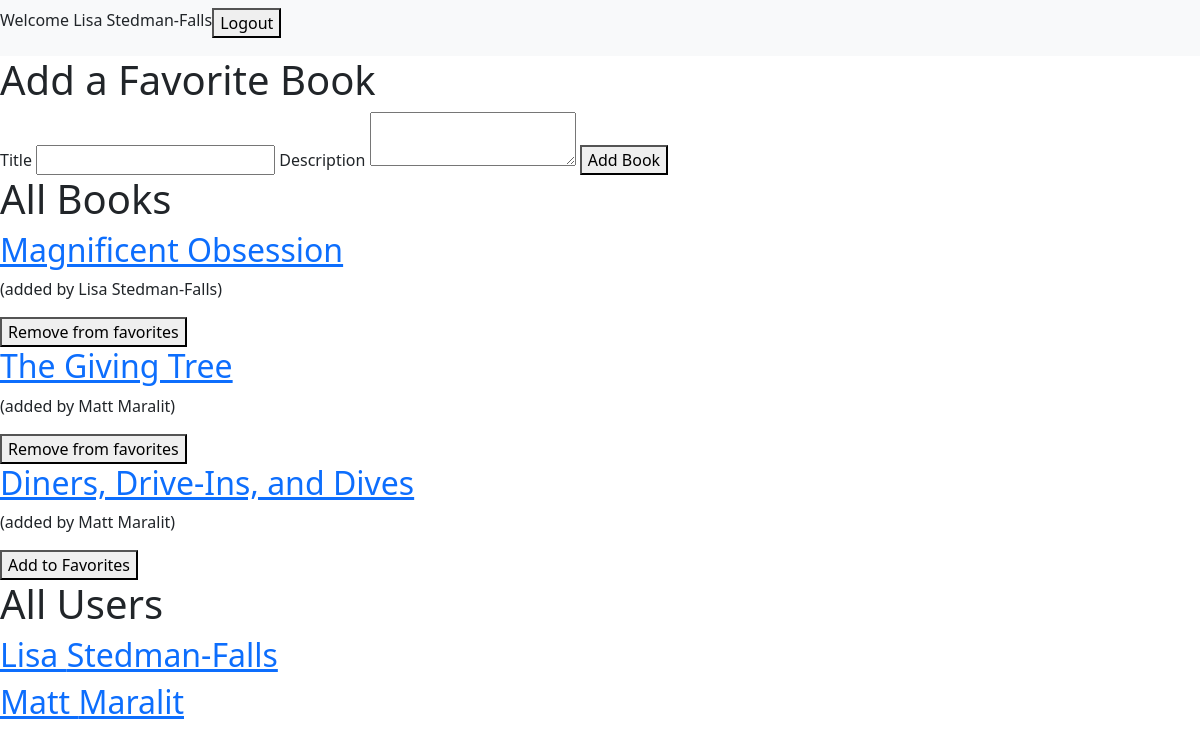
/book/ (signed in), run on an earlier commit of the app's database.
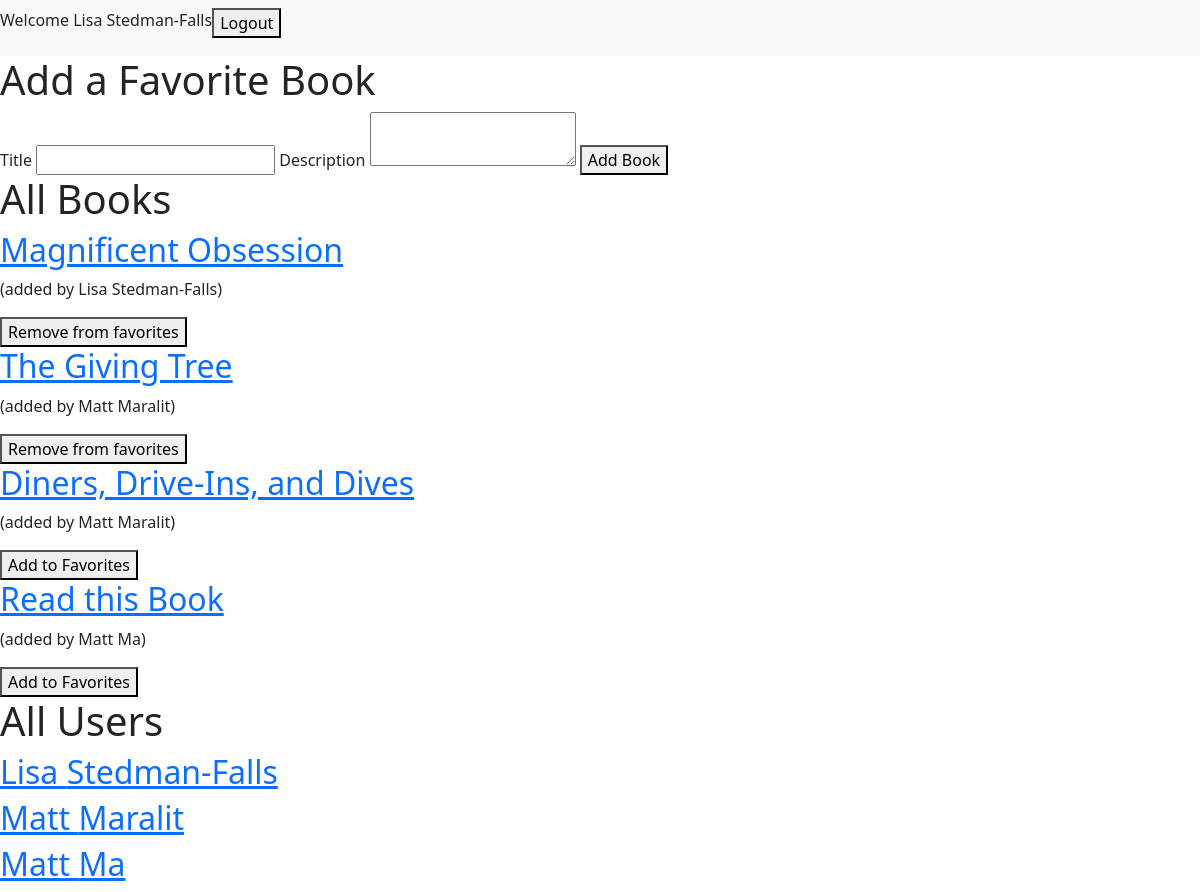
And on a later commit of the database.
### login_registration_app/models.py (models this page shows, shortened)
class User(models.Model):
    first_name = models.CharField(max_length=255)
    last_name = models.CharField(max_length=255)
    email = models.CharField(max_length=255)
    password = models.CharField(max_length=255)
    created_at = models.DateTimeField(auto_now_add=True)
    updated_at = models.DateTimeField(auto_now=True)
    objects = UserManager()

### books_app/models.py (models this page shows, shortened)
class Book(models.Model):
    title = models.CharField(max_length=255)
    description = models.TextField()
    uploaded_by = models.ForeignKey(User, related_name = "books_uploaded", on_delete = models.CASCADE)
    favorited_by = models.ManyToManyField(User, related_name = "books_favorited")
    created_at = models.DateTimeField(auto_now_add=True)
    updated_at = models.DateTimeField(auto_now=True)
    objects = BookManager()

### books_app/views.py (the view)
# urls.py: path('', views.book), #GET request to display all objects' info starting at a different root
def book(request): #GET REQUEST
    if "user_id" not in request.session:
        messages.error(request, "You must be logged in to view this site")
        return redirect ("/")
    else:
        context = {
        "all_the_users": User.objects.all(),
        "this_user": User.objects.get(id=request.session["user_id"]),
        "all_the_books": Book.objects.all(),
    }
    return render(request, "books.html", context)

### books_app/templates/books.html (shortened to what this page needs)
<!DOCTYPE html>
<html lang="en-US">
<head>
    <link href="https://cdn.jsdelivr.net/npm/bootstrap@5.1.0/dist/css/bootstrap.min.css" rel="stylesheet">
    {% load static %}
    <link rel="stylesheet" href="{% static 'style.css' %}">
</head>
<body>
    <div id="wrapper">
            <nav class="navbar navbar-expand-lg navbar-light bg-light">
                <div class="collapse navbar-collapse" id="navbarNav">
                    <ul class="navbar-nav">
                        <li class="nav-item">
                            <p>Welcome {{this_user.first_name}} {{this_user.last_name}}</p>
                        </li>
                        <li class="nav-item">
                            <form action="/logout" method="POST">
                                <button type="submit">Logout</button>
                            </form>
                        </li>
                    </ul>
                </div>
            </nav>
            <div>
                <h1>Add a Favorite Book</h1>
                <form action="create_book" method="POST">
                    <label for="title">Title</label>
                    <input name="title" type="text">
                    <label for="description">Description</label>
                    <textarea name="description"></textarea>
                    <button type="submit">Add Book</button>
                </form>
            </div>
            <div>
                <h1>All Books</h1>
                {% for book in all_the_books %}
                <div>
                    <a href= "{{book.id}}"><h2>{{book.title}}</h2></a>
                    <p>(added by {{book.uploaded_by.first_name}} {{book.uploaded_by.last_name}})</p>
                    {% if book in this_user.books_favorited.all %}
                    <form action="{{book.id}}/unfavorite_homepage" method="POST">
                        <button type="submit">Remove from favorites</button>
                    </form>
                    {% else %}
                    <form action="{{book.id}}/favorite_homepage" method="POST">
                        <button type="submit">Add to Favorites</button>
                    </form>
                        {% endif %}
                    {% endfor %}
                </div>
            </div>
            <div>
                <h1>All Users</h1>
                {% for user in all_the_users %}
                <div>
                    <a href= "user/{{user.id}}"><h2>{{user.first_name}} {{user.last_name}}</h2></a>
                    {% endfor %}
                </div>
            </div>
    </div>
</body>
</html>

What changed in the data, as far as the page shows it:
added Book: title "Read this Book", uploaded_by.first_name "Matt", uploaded_by.last_name "Ma"
added User: first_name "Matt", last_name "Ma"
